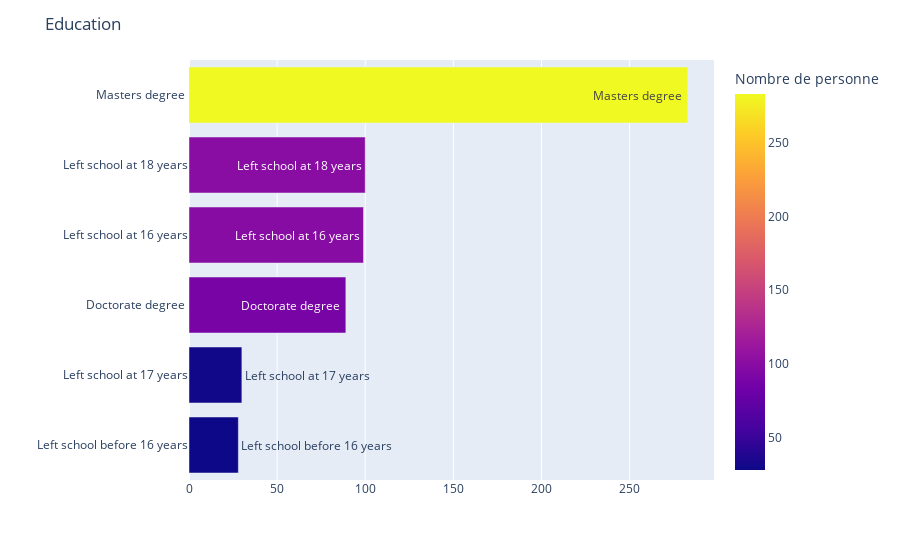

Write notebook code for a chart like this one.
### Code cell
classe = pd.DataFrame(df["Education"].value_counts())

classe.reset_index(inplace=True)

classe = classe.rename(columns = {'index':'Education', 'Education': "Nombre de personne"})


plot_hbar("Nombre de personne",'Education',classe)

### Figure 1 — Plotly figure (JSON) as saved in the notebook; plotly's stock layout.template omitted (floating-point values rounded to 4 significant figures)
{"data": [{"alignmentgroup": "True", "hovertemplate": "Nombre de personne=%{marker.color}<br>Education=%{text}<extra></extra>", "legendgroup": "", "marker": {"color": [283, 100, 99, 89, 30, 28], "coloraxis": "coloraxis", "pattern": {"shape": ""}}, "name": "", "offsetgroup": "", "orientation": "h", "showlegend": false, "text": ["Masters degree ", "Left school at 18 years", "Left school at 16 years", "Doctorate degree ", "Left school at 17 years", "Left school before 16 years"], "textposition": "auto", "type": "bar", "x": [283, 100, 99, 89, 30, 28], "xaxis": "x", "y": ["Masters degree ", "Left school at 18 years", "Left school at 16 years", "Doctorate degree ", "Left school at 17 years", "Left school before 16 years"], "yaxis": "y"}], "layout": {"autosize": true, "barmode": "relative", "coloraxis": {"colorbar": {"title": {"text": "Nombre de personne"}}, "colorscale": [[0, "#0d0887"], [0.1111, "#46039f"], [0.2222, "#7201a8"], [0.3333, "#9c179e"], [0.4444, "#bd3786"], [0.5556, "#d8576b"], [0.6667, "#ed7953"], [0.7778, "#fb9f3a"], [0.8889, "#fdca26"], [1, "#f0f921"]]}, "legend": {"tracegroupgap": 0}, "margin": {"t": 60}, "title": {"text": "Education"}, "uniformtext": {"minsize": 8, "mode": "hide"}, "xaxis": {"anchor": "y", "autorange": true, "domain": [0, 1], "range": [0, 297.9], "title": {"text": ""}, "type": "linear"}, "yaxis": {"anchor": "x", "autorange": true, "categoryorder": "total ascending", "domain": [0, 1], "range": [-0.5, 5.5], "title": {"text": ""}, "type": "category"}}}
